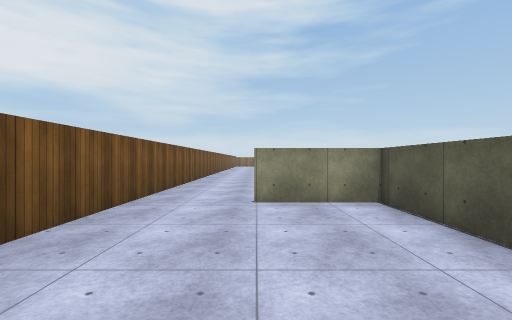
view 1 (above)

19 first-person views from a walk through a scene from a Unity 3-D project. The camera is 1.5 m above the floor, looks level and sees 90° across. The floor is counted in squares, 2 m on a side. Each view is taken from the middle of a square. On the plan, view 1 faces up. The plan holds only what a view shows up to about 9 squares ahead; the rest is blank. The player is left out. Surface patterns are stand-ins for the level's own textures.

view 2
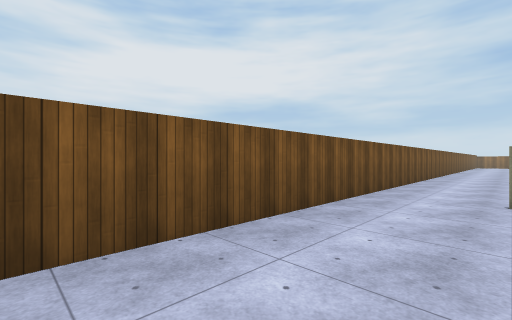

view 3
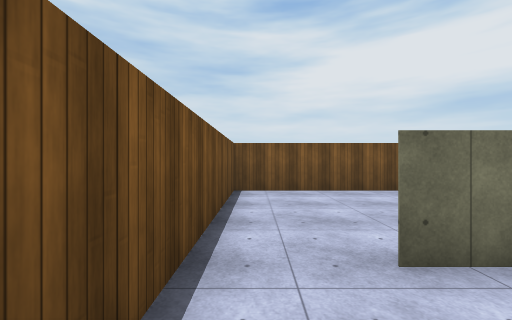

view 4
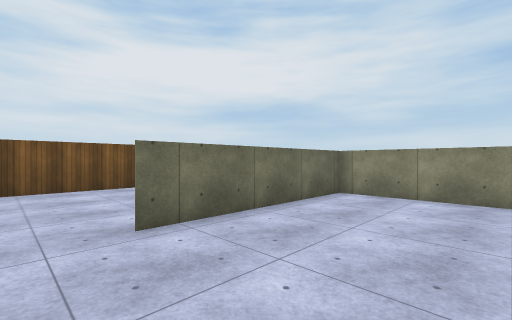

view 5
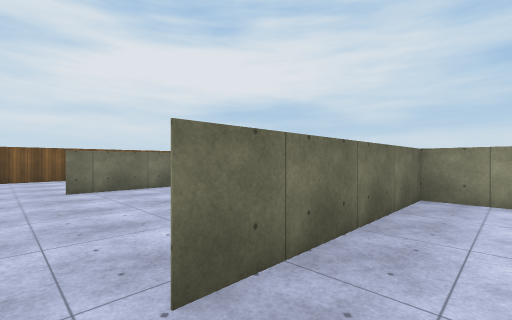

view 6
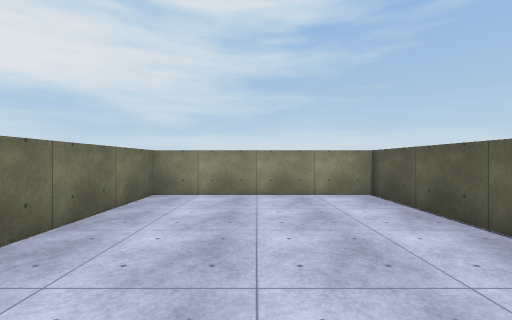

view 7
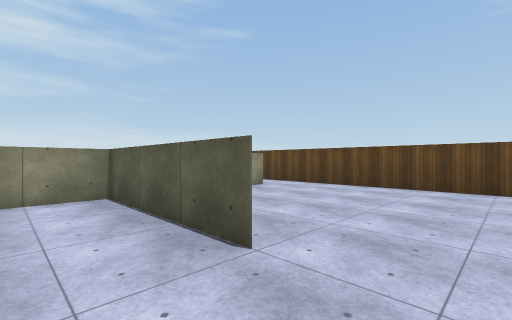

view 8
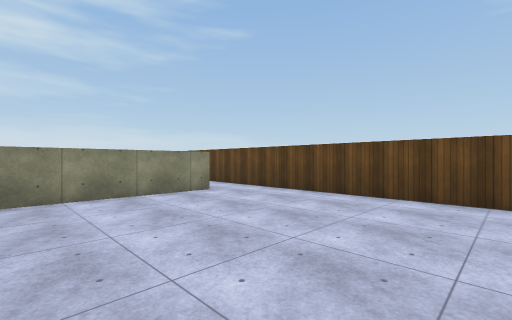

view 9
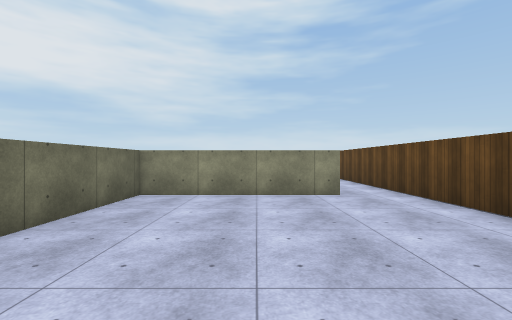

view 10
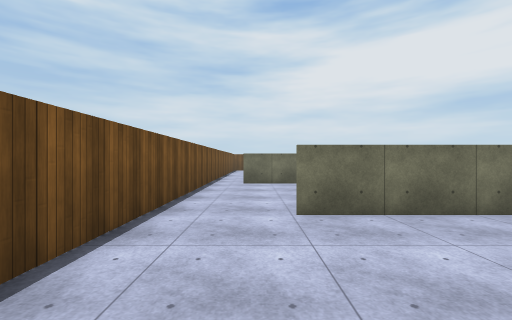

view 11
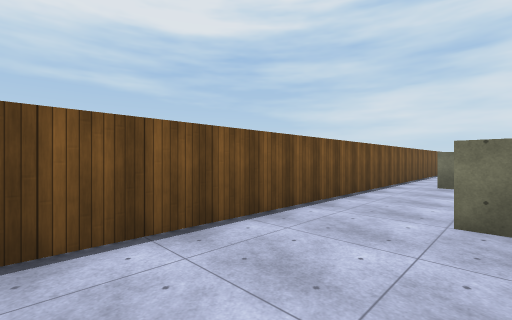

view 12
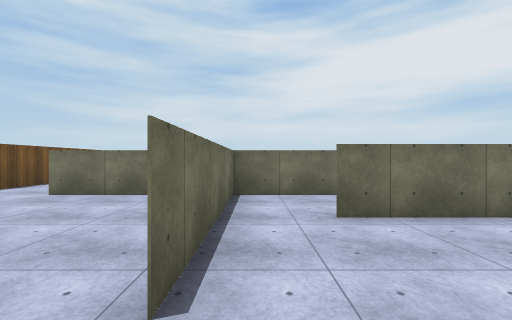

view 13
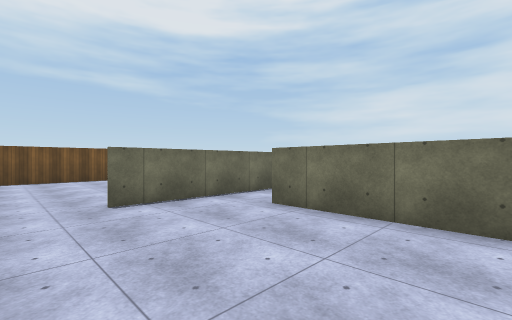

view 14
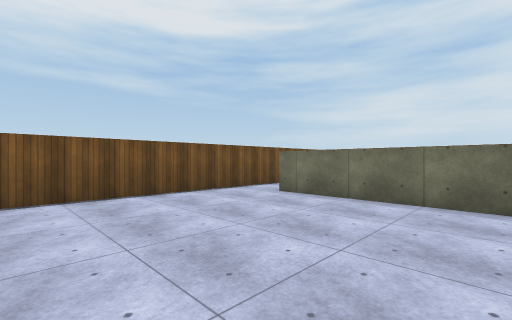

view 15
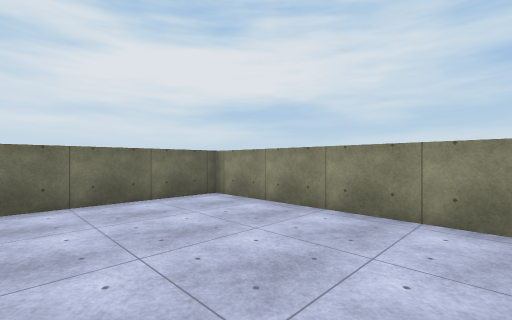

view 16
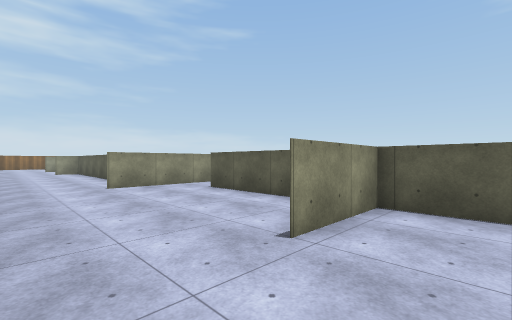

view 17
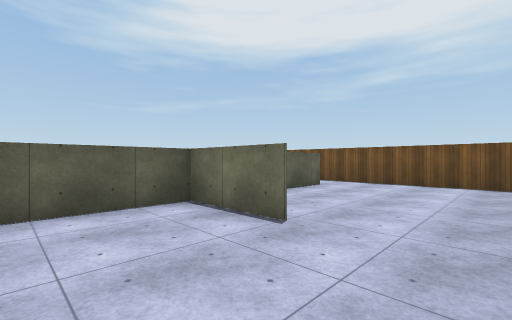

view 18
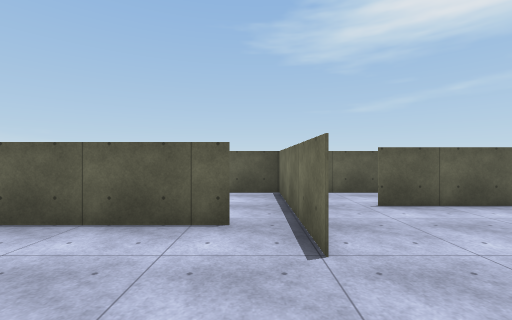

view 19
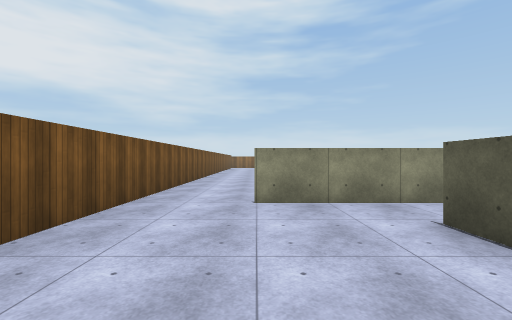

### Floor plan
Points are (right, up) in squares from view 1. A wall is a line through its corners. A room is listed if a view was taken in it or the views show most of it. See-through windows are left out.
Room 1 (views 1, 2, 16)
walls: (2.2, 0) (2.2, 5); (1.9, 4.5) (-0.1, 4.5); (-2.3, 4.5) (-2.3, -1.5) (2.4, -1.5)
ways out: opening at (2, -0.5) to room 2; opening at (-1.5, 5) to room 5
Room 2 (views 3, 4, 14, 15)
walls: (2.2, 4.5) (2.2, 0); (7.9, 4.5) (1.9, 4.5); (2.4, -1.5) (7.6, -1.5)
ways out: opening at (2, -0.5) to room 1; opening at (8, -1) to room 3
Room 3 (views 5, 6, 7)
walls: (12.5, 0.5) (12.5, 4.5); (7.6, -1.5) (12.6, -1.5); (11.9, 4.5) (7.9, 4.5); (7.8, 4.5) (7.8, -0.5)
ways out: opening at (8, -1) to room 2; opening at (12, -0.5) to room 4
Room 4 (views 8, 9, 10, 11, 12, 13)
walls: (12.5, 4.5) (16.9, 4.5) (11.9, 4.5); (18.4, -1) (18.4, 8); (12.5, 6.8) (12.5, 0.5); (12.6, -1.5) (18, -1.5); (14.7, 9) (14.7, 6)
ways out: opening at (12, -0.5) to room 3
Room 5 (views 17, 19)
walls: (-0.1, 4.5) (2.2, 4.5); (-2.3, 9.5) (-2.3, 4.5); (2.2, 5) (2.2, 9); (3.4, 10.4) (-0.1, 10.4)
ways out: opening at (-1.5, 5) to room 1; opening at (-1.5, 10) to room 6
Room 6 (view 18)
walls: (-2.3, 15) (-2.3, 9.5); (0.9, 11.2) (0.9, 14); (-0.1, 10.5) (1.6, 10.5)
ways out: opening at (-1.5, 10) to room 5; opening at (1, 11)

Positions as (right, up) in squares from view 1, and headings:
1: (0, 0), facing up
2: (0, -1), facing up-left
3: (4, -1), facing left
4: (5, -1), facing up-left
5: (9, -1), facing up-left
6: (10, -1), facing up
7: (11, -1), facing up-right
8: (13, -1), facing up-right
9: (15, -1), facing up
10: (16, 0), facing left
11: (16, 1), facing down-left
12: (18, 5), facing left
13: (18, 9), facing down-left
14: (7, 4), facing down-left
15: (7, 1), facing up-left
16: (-2, 3), facing up-right
17: (-2, 7), facing down-right
18: (-2, 11), facing right
19: (0, 6), facing up
